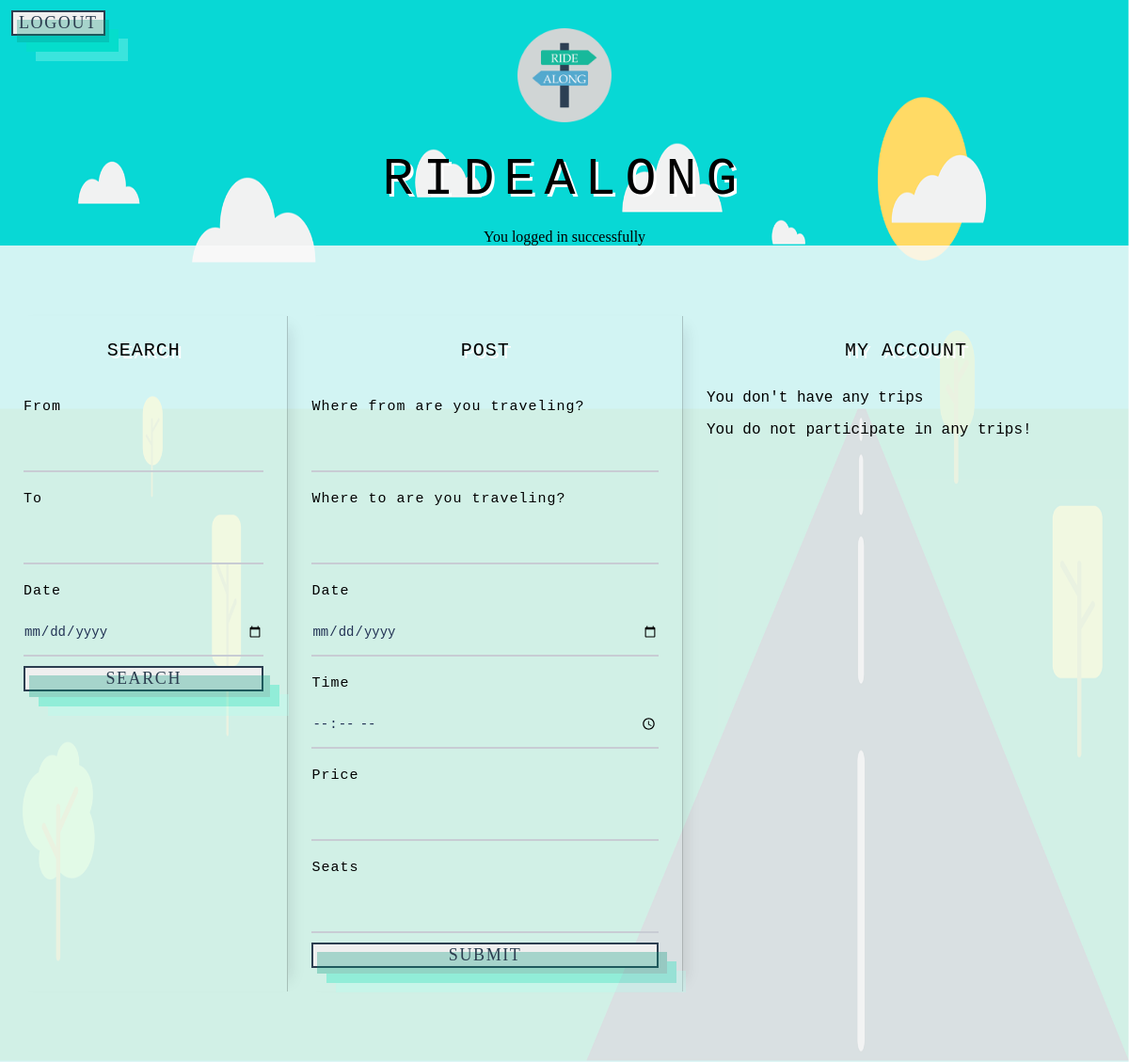
/index.php?login=success (signed in), run on an earlier commit of the app's database.
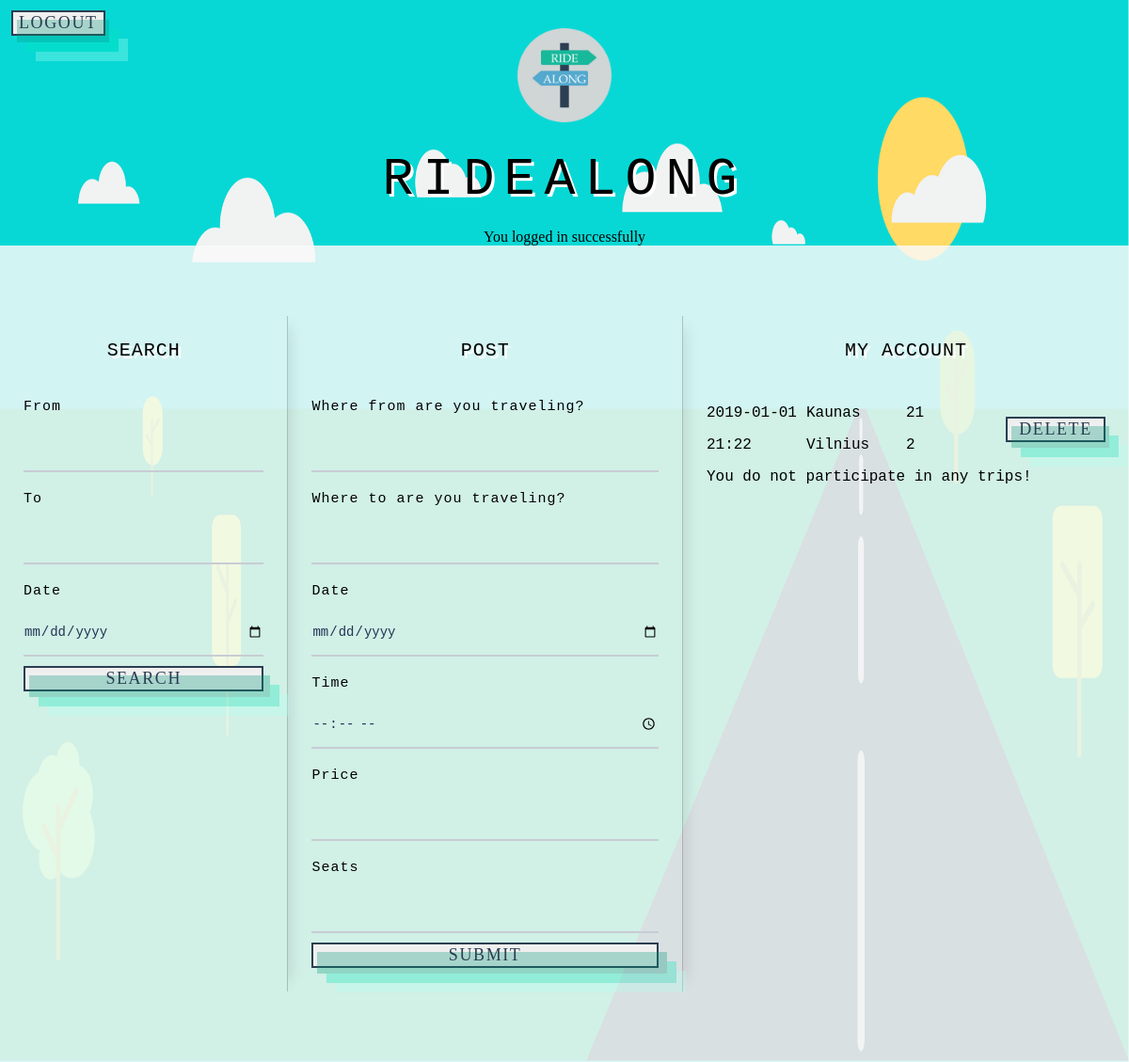
And on a later commit of the database.
### tables this page shows
CREATE TABLE `trips` (
  `id` int(11) NOT NULL,
  `trip_start_date` varchar(32) NOT NULL,
  `trip_start_time` varchar(32) NOT NULL,
  `trip_from` varchar(32) NOT NULL,
  `trip_to` varchar(32) NOT NULL,
  `price` int(11) NOT NULL,
  `seats` int(11) NOT NULL,
  `rating` int(11) DEFAULT NULL,
  `driver` int(11) NOT NULL
);

### myaccount.php (the view)
<?php
require 'includes/dbh.inc.php';
$userId = $_SESSION['userId'];
$sql = "SELECT * FROM trips WHERE driver=?";
$stmt = mysqli_stmt_init($conn);
if(!mysqli_stmt_prepare($stmt, $sql)) {
    header("Location: ../index.php?error=sqlerrorOne");
    exit();
} else {
    mysqli_stmt_bind_param($stmt, "i", $userId);
    mysqli_stmt_execute($stmt);
    $result = mysqli_stmt_get_result($stmt);
    if($row = mysqli_fetch_assoc($result)) {
        echo "<div class='myaccount_now-trips'>";
            echo "<div class='now-trips_date'>";
                echo "<p>". $row['trip_start_date'] ."</p>";
                echo "<p>". $row['trip_start_time'] ."</p>";
            echo "</div>";
            echo "<div class='now-trips_from-to'>";
                echo "<p>". $row['trip_from'] ."</p>";
                echo "<p>". $row['trip_to'] ."</p>";
            echo "</div>";
            echo "<div class='now-trips_price-seats'>";
                echo "<p>". $row['price'] ."</p>";
                echo "<p>". $row['seats'] ."</p>";
            echo "</div>";
            echo "<div class='now-trips_buttons-delete'>";
                echo "<form action='includes/handledelete.inc.php' method='post'>
                <input type='hidden' name='trip-id' value=". $row['id'] ." />
                <button type='submit' name='now-trips_delete-trip' id='now-trips_delete-trip'>Delete</button>
                </form>";
            echo "</div>";
        echo "</div>";
    } else {
        echo "<p>You don't have any trips</p>";
    }
}
$sql = "SELECT * FROM trips WHERE id IN (SELECT trip_reserved FROM passanger WHERE passenger_id=?)";
$stmt = mysqli_stmt_init($conn);
if(!mysqli_stmt_prepare($stmt, $sql)) {
    header("Location: ../index.php?error=sqlerrorOne");
    exit();
} else {
    mysqli_stmt_bind_param($stmt, "i", $userId);
    mysqli_stmt_execute($stmt);
    $result = mysqli_stmt_get_result($stmt);
    if($row = mysqli_fetch_assoc($result)) {
        echo "<div class='myaccount_now-trips'>";
            echo "<div class='now-trips_date'>";
                echo "<p>". $row['trip_start_date'] ."</p>";
                echo "<p>". $row['trip_start_time'] ."</p>";
            echo "</div>";
            echo "<div class='now-trips_from-to'>";
                echo "<p>". $row['trip_from'] ."</p>";
                echo "<p>". $row['trip_to'] ."</p>";
            echo "</div>";
            echo "<div class='now-trips_price-seats'>";
                echo "<p>". $row['price'] ."</p>";
                echo "<p>". $row['seats'] ."</p>";
            echo "</div>";
            echo "<div class='now-trips_buttons-delete'>";
                echo "<form action='includes/handlequit.inc.php' method='post'>
                <input type='hidden' name='trip-id' value=". $row['id'] ." />
                <input type='hidden' name='user-id' value=".  $userId ." />
                <button type='submit' name='now-trips_quit-trip' id='now-trips_quit-trip'>Quit</button>
                </form>";
                echo "<form action='user.php' method='get'>
                <input type='hidden' name='user' value=". $row['driver'] ." />
                <input type='hidden' name='userid' value=". $userId ." />
                <button type='submit' id='now-trips_quit-trip'>Driver Profile</button>
                </form>";
            echo "</div>";
        echo "</div>";
    } else {
        echo "You do not participate in any trips!";
    }
    exit();
}

### index.php (shortened to what this page needs)
<!doctype html>
<html class="no-js" lang="">
<head>
  <link rel="stylesheet" href="css/mainas.css">
</head>
<body>
<img src="logo.png" alt="log" width="100" height="100" style="padding: 30px 0px;">
<h1>RideAlong</h1>
<?php
  if(!isset($_SESSION['userId'])) {
    require 'login.php';
  } else {
    if(isset($_GET['login'])) {
      if($_GET['login']  == "success")
        echo "You logged in successfully";
    }
    require 'mainpage.php';
  }
?>

### mainpage.php (shortened to what this page needs)
<?php
echo "<div class='main-wrapper'>";
    require 'logout.php';
    echo "<div class='main-wrapper_search'>";
        echo '<h3>Search</h3>';
            require 'search.php';
            require 'searchdisplay.php';
    echo '</div>';
    echo "<div class='main-wrapper_post'>";
        echo "<h3>Post</h3>";
            require 'post.php';
    echo "</div>";
    echo "<div class='main-wrapper_myaccount'>";
        echo "<h3>My Account</h3>";
            require 'myaccount.php';

### logout.php
<div class="logout-wrapper">
<form action="includes/handlelogout.inc.php" method="post">
    <div>
        <button type="submit" name="logout-submit">Logout</button>
    </div>
</form>
</div>

### search.php
<form action="includes/handlesearch.inc.php" method="post">
    <label for="travel-from">From</label>
    <input type="text" name="travel-from" id="travel-from"/>
    <label for="travel-to">To</label>
    <input type="text" name="travel-to" id="travel-to"/>
    <label for="travel-date">Date</label>
    <input type="date" name="travel-date" id="travel-date"/>
    <button type="submit" name="search-submit">Search</button>
</form>

### post.php (shortened to what this page needs)
<form action="includes/handlepost.inc.php" method="post">
    <label for="traveld-from">Where from are you traveling?</label>
    <input type="text" name="traveld-from" id="traveld-from"/>
    <label for="traveld-to">Where to are you traveling?</label>
    <input type="text" name="traveld-to" id="traveld-to"/>
    <label for="traveld-date">Date</label>
    <input type="date" name="traveld-date" id="traveld-date"/>
    <label for="traveld-time">Time</label>
    <input type="time" name="traveld-time" id="traveld-time"/>
    <label for="traveld-price">Price</label>
    <input type="number" name="traveld-price" id="traveld-price"/>
    <label for="traveld-seats">Seats</label>
    <input type="number" name="traveld-seats" id="traveld-seats"/>
    <button type="submit" name="post-submit">Submit</button>
</form>

### css/mainas.css (style rules this page uses)
body { min-height: 100vh; display: flex; flex-direction: column; justify-content: center; align-items: center; margin: 0; background: url(../fonas.png) no-repeat center center fixed; background-size: 100% 100%; position: absolute; width: 100%; }
body * { font-family: 'Roboto Mono', monospace; }
h1 { font-family: 'Roboto Mono', monospace; font-size: 55px; font-weight: 300; margin: 0; margin-bottom: 20px; text-transform: uppercase; letter-spacing: 10px; text-shadow: 3px 3px white; }
input { width: 100%; border: 0; font-family: 'Roboto Mono', monospace; padding: 12px 0; height: 25px; font-size: 14px; font-weight: 500; border-bottom: 2px solid #c8ccd4; background: none; border-radius: 0; color: #223254; transition: all 0.15s ease; margin: 0px 0px 10px 0px; }
label { font-family: 'Roboto Mono', monospace; font-size: 15px; margin: 10px 0px; text-transform: none; letter-spacing: 1px; }
h3 { text-align: center; font-family: 'Roboto Mono', monospace; font-size: 20px; margin: 0; margin-bottom: 30px; text-transform: uppercase; letter-spacing: 1px; font-weight: 300; text-shadow: 3px 3px white; }
.main-wrapper, .login-signup-wrapper { display: flex; flex-direction: row; width: 100%; justify-content: space-evenly; background-color:#f9f9f9d6; padding: 50px 0; }
.main-wrapper_search, .main-wrapper_myaccount, .main-wrapper_post { flex-grow: 1; padding: 25px; margin: 25px 0; }
button { border: 2px solid #2c3e50; color: #2c3e50; display: block; font-family: 'open_sanscondensed_light'; font-size: 18px; letter-spacing: 0.1rem; position: relative; text-decoration: none; text-transform: uppercase; z-index: 99999; width: 100%; }
button::before { content: ""; background-color: #00997a; box-shadow: 10px 10px 0 #00e6b8, 20px 20px 0 #b3fff0; position: absolute; left: 0.25rem; top: 0.5rem; height: 102%; width: 102%; z-index: -1; transition: all 0.4s ease; opacity: 0.3; }
.main-wrapper_search, .main-wrapper_post { border-right: 1px solid rgba(0,0,0,0.2); box-shadow: 15px 0 15px -12px rgba(0,0,0,0.1); }
.main-wrapper_post > form, .main-wrapper_search > form, .main-wrapper_myaccount > form { display: flex; flex-direction: column; }
.myaccount_now-trips { display: flex; flex-direction: row; }
.now-trips_date, .now-trips_from-to, .now-trips_price-seats, .now-trips_price-delete, .now-trips_buttons-delete { flex-grow: 1; justify-self: center; align-self: center; flex-basis: 0; flex-shrink: 1; }
.logout-wrapper { position: absolute; z-index: 9999; left: 1%; top: 1%; }

What changed in the data, as far as the page shows it:
added trips: trip_start_date "2019-01-01", trip_start_time "21:22", trip_from "Kaunas", trip_to "Vilnius", price "21", seats "2"
Also different on the page:
text no longer shown: "You don't have any trips"
text now shown: "DELETE"
